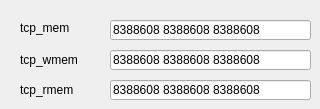
       <widget class="QWidget" name="servermemory_2">
        <attribute name="title">
         <string>Server Memory</string>
        </attribute>
        <widget class="QLineEdit" name="tcp_mem_server_wget">
         <property name="geometry">
          <rect>
           <x>110</x>
           <y>20</y>
           <width>201</width>
           <height>20</height>
          </rect>
         </property>
         <property name="toolTip">
          <string>&lt;html&gt;&lt;head/&gt;&lt;body&gt;&lt;p&gt;put 3 values in bytes, can be separated by comma or space&lt;/p&gt;&lt;/body&gt;&lt;/html&gt;</string>
         </property>
         <property name="whatsThis">
          <string>&lt;html&gt;&lt;head/&gt;&lt;body&gt;&lt;p&gt;put 3 values in bytes, can be separated by comma or space&lt;/p&gt;&lt;/body&gt;&lt;/html&gt;</string>
         </property>
         <property name="inputMask">
          <string/>
         </property>
         <property name="text">
          <string>8388608 8388608 8388608</string>
         </property>
         <property name="maxLength">
          <number>200</number>
         </property>
        </widget>
        <widget class="QLineEdit" name="tcp_mem_server_rmem_wget">
         <property name="geometry">
          <rect>
           <x>110</x>
           <y>80</y>
           <width>201</width>
           <height>20</height>
          </rect>
         </property>
         <property name="toolTip">
          <string>&lt;html&gt;&lt;head/&gt;&lt;body&gt;&lt;p&gt;put 3 values in bytes, can be separated by comma or space&lt;/p&gt;&lt;/body&gt;&lt;/html&gt;</string>
         </property>
         <property name="whatsThis">
          <string>&lt;html&gt;&lt;head/&gt;&lt;body&gt;&lt;p&gt;put 3 values in bytes, can be separated by comma or space&lt;/p&gt;&lt;/body&gt;&lt;/html&gt;</string>
         </property>
         <property name="inputMask">
          <string/>
         </property>
         <property name="text">
          <string>8388608 8388608 8388608</string>
         </property>
         <property name="maxLength">
          <number>200</number>
         </property>
        </widget>
        <widget class="QLabel" name="label_32">
         <property name="geometry">
          <rect>
           <x>20</x>
           <y>80</y>
           <width>71</width>
           <height>20</height>
          </rect>
         </property>
         <property name="text">
          <string>tcp_rmem</string>
         </property>
        </widget>
        <widget class="QLineEdit" name="tcp_mem_server_wmem_wget">
         <property name="geometry">
          <rect>
           <x>110</x>
           <y>50</y>
           <width>201</width>
           <height>20</height>
          </rect>
         </property>
         <property name="toolTip">
          <string>&lt;html&gt;&lt;head/&gt;&lt;body&gt;&lt;p&gt;put 3 values in bytes, can be separated by comma or space&lt;/p&gt;&lt;/body&gt;&lt;/html&gt;</string>
         </property>
         <property name="whatsThis">
          <string>&lt;html&gt;&lt;head/&gt;&lt;body&gt;&lt;p&gt;put 3 values in bytes, can be separated by comma or space&lt;/p&gt;&lt;/body&gt;&lt;/html&gt;</string>
         </property>
         <property name="inputMask">
          <string/>
         </property>
         <property name="text">
          <string>8388608 8388608 8388608</string>
         </property>
         <property name="maxLength">
          <number>200</number>
         </property>
        </widget>
        <widget class="QLabel" name="label_33">
         <property name="geometry">
          <rect>
           <x>20</x>
           <y>20</y>
           <width>71</width>
           <height>16</height>
          </rect>
         </property>
         <property name="text">
          <string>tcp_mem</string>
         </property>
        </widget>
        <widget class="QLabel" name="label_34">
         <property name="geometry">
          <rect>
           <x>20</x>
           <y>50</y>
           <width>81</width>
           <height>20</height>
          </rect>
         </property>
         <property name="text">
          <string>tcp_wmem</string>
         </property>
        </widget>
       </widget>
